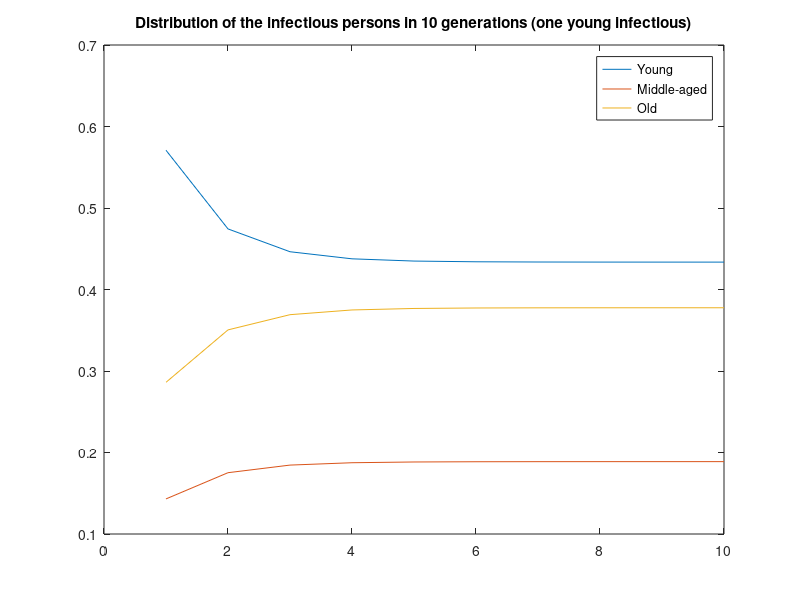
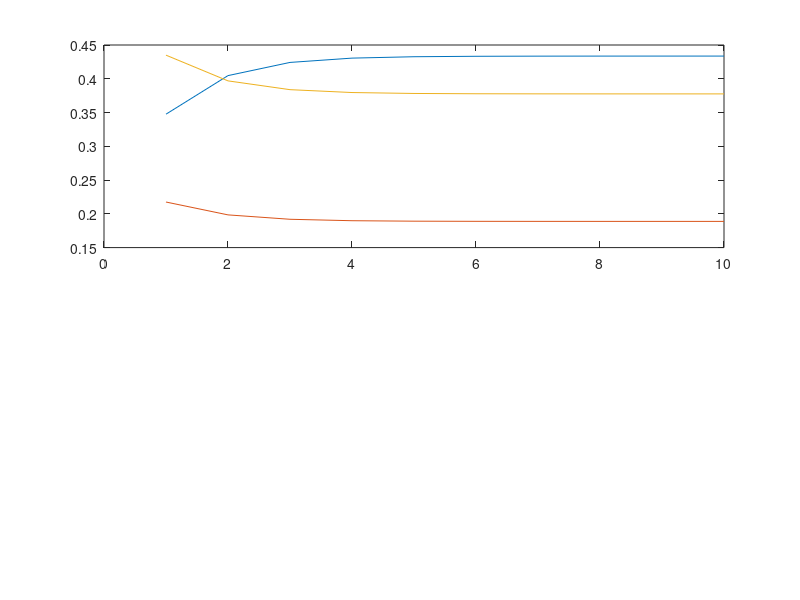

MATLAB code for these plots, in order: (Note: this script raises an error after producing the figures.)
clear all; close all; clc;
%% Part I
% Given data
D = 11;					    % Infectious period 11 days

WAIFW_B = 4.16e-6 * ones(3,3);
WAIFW_B(1,1) = 1.66e-5;

N = [15000; 15000; 30000];      % N = [N_y; N_m, N_o]

% P1
% R_0 = beta*N*D
R_y = WAIFW_B(1,:)*N(1)*D;                  % R_y = [R_yy, R_ym, R_yo]
R_m = WAIFW_B(2,:)*N(2)*D;                  % R_m = [R_my, R_mm, R_mo]
R_o = WAIFW_B(3,:)*N(3)*D;                  % R_o = [R_oy, R_om, R_oo]

NGM = [R_y; R_m; R_o];                      % Next Generated Matrix

% P2
G_y = sum(NGM*[1;0;0]);                     % One infectious young person
G_m = sum(NGM*[0;1;0]);                     % One infectious middle-aged person
G_o = sum(NGM*[0;0;1]);                     % One infectious old person

I_2nd = G_y + G_m + G_o;                    % Total

%% Part II
% P1
prop_I_1st = NGM*[1;0;0]/sum(NGM*[1;0;0]);

% P2
G_y;

% P3
k = 10;                         % Number of iterations
I = [1; 0; 0];                  % Initial infectious is one infectious young person
data_coll_distr = [];           % Each column is the ratio of I_y:I_m:I_o
data_coll_I = [];               % Each column is [I_y, I_m, I_o] for each time t
data_coll_G = [];               % Each component is the total infectious for each time t
for i = 1 : k                   % For the first 10 interations
    I = NGM*I;                  % I = [I_y; I_m; I_o]
    G_i = sum(I);
    data_coll_G(i) = G_i;
    data_coll_I(:,i) = I;
    data_coll_distr(:,i) = I/G_i;
end

figure('WindowState','maximized')
x = 1:10;
plot(x, data_coll_distr);
legend('Young','Middle-aged','Old','Location', 'best')
title('Distribution of the infectious persons in 10 generations (one young infectious)')
% The distribution converges to y:m:o = 0.4336:0.1888:0.3776

% P4
G_y1 = G_i;                     % Total secondary infectious with one young initial infectious after 10 generations

I = [0; 1; 0];                  % Initial infectious is one infectious middle-aged person
data_coll_distr = [];           % Each column is the ratio of I_y:I_m:I_o
data_coll_I = [];               % Each column is [I_y, I_m, I_o] for each time t
data_coll_G = [];               % Each component is the total infectious for each time t
for i = 1 : k                   % For the first 10 interations
    I = NGM*I;                  % I = [I_y; I_m; I_o]
    G_i = sum(I);
    data_coll_G(i) = G_i;
    data_coll_I(:,i) = I;
    data_coll_distr(:,i) = I/G_i;
end
G_m1 = G_i;                     % Total secondary infectious with one middle-aged initial infectious after 10 generations

I = [0; 0; 1];                  % Initial infectious is one infectious old person
data_coll_distr = [];           % Each column is the ratio of I_y:I_m:I_o
data_coll_I = [];               % Each column is [I_y, I_m, I_o] for each time t
data_coll_G = [];               % Each component is the total infectious for each time t
for i = 1 : k                   % For the first 10 interations
    I = NGM*I;                  % I = [I_y; I_m; I_o]
    G_i = sum(I);
    data_coll_G(i) = G_i;
    data_coll_I(:,i) = I;
    data_coll_distr(:,i) = I/G_i;
end
G_o1 = G_i;                     % Total secondary infectious with one old initial infectious after 10 generations

avd_G = (G_y1+G_m1+G_o1)/3;     % Average of secondary infectious persons resulting from each infectious person after 10 generations

% P5
I = [20; 50; 30];               % Initial infectious
data_coll_distr = [];           % Each column is the ratio of I_y:I_m:I_o
data_coll_I = [];               % Each column is [I_y, I_m, I_o] for each time t
data_coll_G = [];               % Each component is the total infectious for each time t
for i = 1 : k                   % For the first 10 interations
    I = NGM*I;                  % I = [I_y; I_m; I_o]
    G_i = sum(I);
    data_coll_G(i) = G_i;
    data_coll_I(:,i) = I;
    data_coll_distr(:,i) = I/G_i;
end

figure('WindowState','maximized')
x = 1:10;
subplot(2,1,1);
plot(x, data_coll_distr);
ax = gca;
ax.YLim = [0.17 0.47];
legend('Young','Middle-aged','Old','Location', 'best')
title('Distribution of the infectious persons in 10 generations (20,50,30)')

I = [0.5; 0.2; 0.3];            % Initial infectious
data_coll_distr = [];           % Each column is the ratio of I_y:I_m:I_o
data_coll_I = [];               % Each column is [I_y, I_m, I_o] for each time t
data_coll_G = [];               % Each component is the total infectious for each time t
for i = 1 : k                   % For the first 10 interations
    I = NGM*I;                  % I = [I_y; I_m; I_o]
    G_i = sum(I);
    data_coll_G(i) = G_i;
    data_coll_I(:,i) = I;
    data_coll_distr(:,i) = I/G_i;
end

subplot(2,1,2);
plot(x, data_coll_distr);
ax = gca;
ax.YLim = [0.17 0.47];
legend('Young','Middle-aged','Old','Location', 'best')
title('Distribution of the infectious persons in 10 generations (0.5,0.2,0.3)')

% As two graphs shown, even they start from different initial values, they converge to the same ratio
% The answer to P3 and P4 does not change.

% P6
[V,D] = eig(NGM,'vector');          % returns vector D of eigenvalues and matrix V whose columns are the corresponding eigenvectors
[val, loc] = max(abs(D));                    % returns maximal value val and index loc
max_eigv = V(:,loc);                    % corresponding eigenvector of the maximal eigenvalue
% val \approx data_coll_G(k)/data_coll_G(k-1)

% P7
I = [1; 0; 0];                  % Initial infectious is one infectious young person
data_coll_distr = [];           % Each column is the ratio of I_y:I_m:I_o
data_coll_I = [];               % Each column is [I_y, I_m, I_o] for each time t
data_coll_G = [];               % Each component is the total infectious for each time t
c = [0.25, 0.5, 0.725, 0.75];
figure('WindowState','maximized')
for j = 1 : 4
    for i = 1 : k                   % For the first 10 interations
        I = (1-c(j))*NGM*I;                  % I = [I_y; I_m; I_o]
        G_i = sum(I);
        data_coll_G(i) = G_i;
        data_coll_I(:,i) = I;
        data_coll_distr(:,i) = I/G_i;
    end

    subplot(2,2,j)
    plot(x, data_coll_G);
    title(sprintf('Total infectious persons with %.2f immune', c(j)))
end